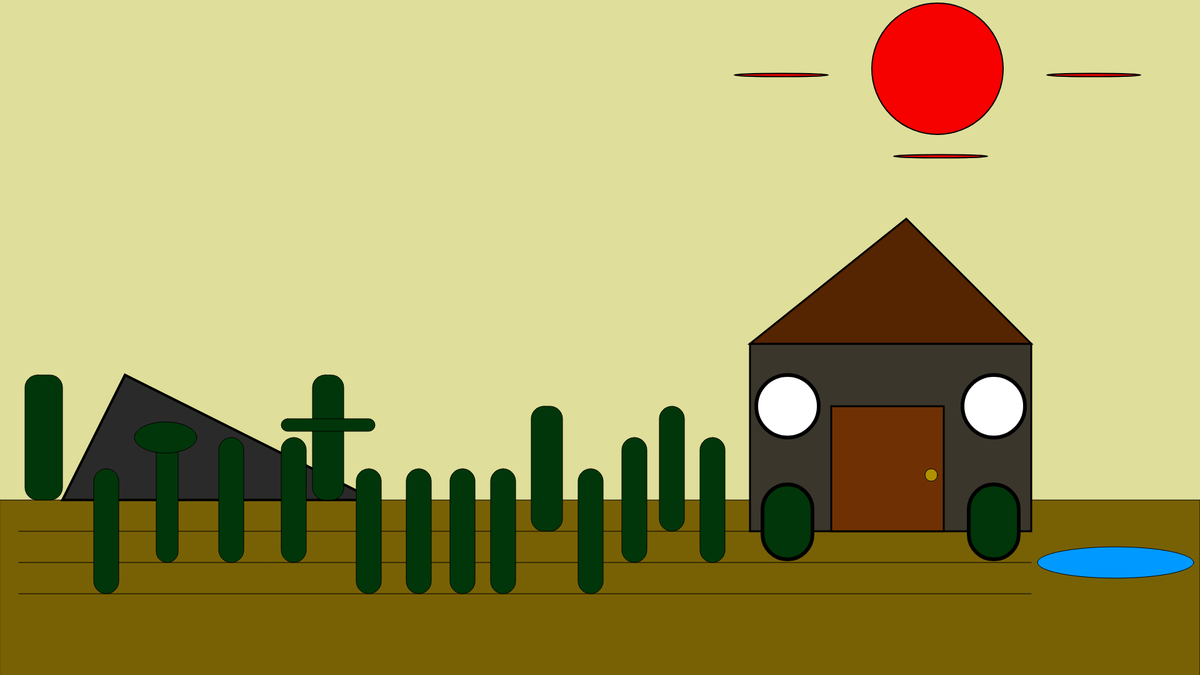
Frame 1 (no input)
Frame 60 (no input): identical to frame 1, image omitted
Frame 120 (the mouse pressed at the canvas centre since frame 60): identical to frame 1, image omitted

The p5.js sketch that drew this single still picture (run headless with seeded random() and noise() and a simulated clock; from frame 60 on, the mouse is pressed at the canvas centre):

// p5.js sketch
// ── sketch.js
// Keavan S
// The Desert
// The theme of this piece and future arts will be based on the climate changes made in nature




function setup() {
  createCanvas(1920, 1080);
}

function draw() {
  background('#dfde9a');

  strokeWeight(2);
  fill ('#f60000');
  circle(1500, 110, 210);
  strokeWeight(1);
 
  fill('#786105');
  rect(0, 800, 1920, 1080);

  strokeWeight(4);
  fill('#2b2a2a');
  triangle(100, 800, 600, 800, 200, 600);
  strokeWeight(1); 

  stroke('#000000');
  line(1650, 850, 30, 850);

  stroke('#000000');
  line(1650, 950, 30, 950);

  stroke('#000000');
  line(1650, 900, 30, 900);

  fill('#003609');
  rect(500, 600, 50, 200, 20);

  fill('#003609');
  rect(450, 670, 150, 20, 250);

  fill('#003609');
  rect(850, 650, 50, 200, 20);

  fill('#003609');
  rect(650, 750, 40, 200, 20);

  fill('#003609');
  rect(250, 700, 35, 200, 20);

  strokeWeight(3);
  fill('#3a362b');
  rect(1200, 550, 450, 300,);
  strokeWeight(1);

  strokeWeight(3);
  fill('#552401');
  triangle(1200, 550, 1450, 350, 1650, 550);
  strokeWeight(1);

  strokeWeight(6);
  fill('#ffffff');
  circle(1260, 650, 100);
  strokeWeight(1);

  strokeWeight(6);
  fill('#ffffff');
  circle(1590, 650, 100);
  strokeWeight(1);

  strokeWeight(3);
  fill('#6f3104');
  rect(1330, 650, 180, 200,);
  strokeWeight(1);

  fill('#b19100');
  circle(1490, 760, 20);

  fill('#003609');
  rect(150, 750, 40, 200, 20);

  fill('#003609');
  rect(40, 600, 60, 200, 20);

  strokeWeight(1);
  ellipse(265, 700, 100, 50);
  strokeWeight(1);

  fill('#003609');
  rect(350, 700, 40, 200, 20);

  fill('#003609');
  rect(450, 700, 40, 200, 20);

  fill('#003609');
  rect(570, 750, 40, 200, 20);

  fill('#003609');
  rect(720, 750, 40, 200, 20);

  fill('#003609');
  rect(785, 750, 40, 200, 20);

  fill('#003609');
  rect(925, 750, 40, 200, 20);

  fill('#003609');
  rect(995, 700, 40, 200, 20);

  fill('#003609');
  rect(1055, 650, 40, 200, 20);

  fill('#003609');
  rect(1120, 700, 40, 200, 20);

  strokeWeight(6);
  fill('#003609');
  rect(1220, 775, 80, 120, 50);
  strokeWeight(1);

  strokeWeight(6);
  fill('#003609');
  rect(1550, 775, 80, 120, 50);
  strokeWeight(1);

  strokeWeight(1);
  fill('#0099ff');
  ellipse(1785, 900, 250, 50);
  strokeWeight(1);

  strokeWeight(2);
  fill('#f60000');
  ellipse(1250, 120, 150, 5);
  strokeWeight(1); 

  strokeWeight(2);
  fill('#f60000');
  ellipse(1750, 120, 150, 5);
  strokeWeight(1);

  strokeWeight(2);
  fill('#f60000');
  ellipse(1505, 250, 150, 5);
  strokeWeight(1);

  

  

  
  






  







 
}

//f60000 red
//786105 brown
//000000 black
//003609 green
